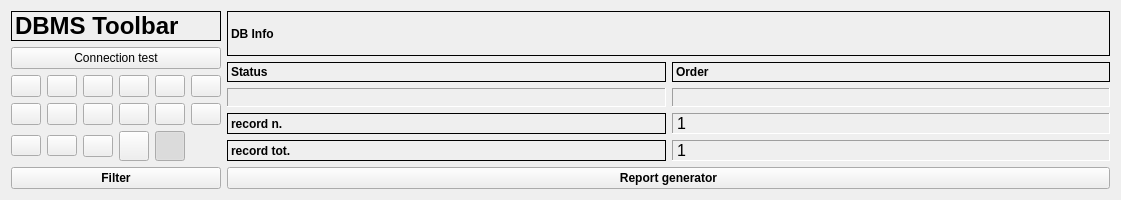
  <widget class="QWidget" name="layoutWidget">
   <property name="geometry">
    <rect>
     <x>11</x>
     <y>11</y>
     <width>1121</width>
     <height>189</height>
    </rect>
   </property>
   <layout class="QGridLayout" name="gridLayout_2">
    <item row="0" column="1" rowspan="3">
     <layout class="QGridLayout" name="gridLayout_5">
      <item row="0" column="0">
       <widget class="QLabel" name="label_42">
        <property name="font">
         <font>
          <weight>75</weight>
          <bold>true</bold>
         </font>
        </property>
        <property name="autoFillBackground">
         <bool>true</bool>
        </property>
        <property name="frameShape">
         <enum>QFrame::Panel</enum>
        </property>
        <property name="text">
         <string>DB Info</string>
        </property>
       </widget>
      </item>
      <item row="2" column="0">
       <layout class="QGridLayout" name="gridLayout_3">
        <item row="1" column="1">
         <widget class="QLabel" name="label_rec_tot">
          <property name="font">
           <font>
            <family>Microsoft Sans Serif</family>
            <pointsize>12</pointsize>
           </font>
          </property>
          <property name="cursor">
           <cursorShape>ForbiddenCursor</cursorShape>
          </property>
          <property name="mouseTracking">
           <bool>false</bool>
          </property>
          <property name="contextMenuPolicy">
           <enum>Qt::DefaultContextMenu</enum>
          </property>
          <property name="frameShape">
           <enum>QFrame::Panel</enum>
          </property>
          <property name="frameShadow">
           <enum>QFrame::Sunken</enum>
          </property>
          <property name="text">
           <string>1</string>
          </property>
         </widget>
        </item>
        <item row="0" column="0">
         <widget class="QLabel" name="label_27">
          <property name="font">
           <font>
            <pointsize>9</pointsize>
            <weight>75</weight>
            <bold>true</bold>
           </font>
          </property>
          <property name="frameShape">
           <enum>QFrame::Panel</enum>
          </property>
          <property name="text">
           <string>record n.</string>
          </property>
          <property name="margin">
           <number>0</number>
          </property>
         </widget>
        </item>
        <item row="0" column="1">
         <widget class="QLabel" name="label_rec_corrente">
          <property name="font">
           <font>
            <family>Microsoft Sans Serif</family>
            <pointsize>12</pointsize>
           </font>
          </property>
          <property name="cursor">
           <cursorShape>ForbiddenCursor</cursorShape>
          </property>
          <property name="mouseTracking">
           <bool>false</bool>
          </property>
          <property name="contextMenuPolicy">
           <enum>Qt::DefaultContextMenu</enum>
          </property>
          <property name="frameShape">
           <enum>QFrame::Panel</enum>
          </property>
          <property name="frameShadow">
           <enum>QFrame::Sunken</enum>
          </property>
          <property name="text">
           <string>1</string>
          </property>
         </widget>
        </item>
        <item row="1" column="0">
         <widget class="QLabel" name="label_28">
          <property name="font">
           <font>
            <pointsize>9</pointsize>
            <weight>75</weight>
            <bold>true</bold>
           </font>
          </property>
          <property name="frameShape">
           <enum>QFrame::Panel</enum>
          </property>
          <property name="text">
           <string>record tot.</string>
          </property>
          <property name="margin">
           <number>0</number>
          </property>
         </widget>
        </item>
       </layout>
      </item>
      <item row="1" column="0">
       <layout class="QGridLayout" name="gridLayout_4">
        <item row="0" column="1">
         <widget class="QLabel" name="label_43">
          <property name="font">
           <font>
            <pointsize>9</pointsize>
            <weight>75</weight>
            <bold>true</bold>
           </font>
          </property>
          <property name="frameShape">
           <enum>QFrame::Panel</enum>
          </property>
          <property name="text">
           <string>Order</string>
          </property>
          <property name="margin">
           <number>0</number>
          </property>
         </widget>
        </item>
        <item row="1" column="1">
         <widget class="QLabel" name="label_sort">
          <property name="font">
           <font>
            <pointsize>10</pointsize>
            <weight>75</weight>
            <bold>true</bold>
           </font>
          </property>
          <property name="cursor">
           <cursorShape>ForbiddenCursor</cursorShape>
          </property>
          <property name="mouseTracking">
           <bool>false</bool>
          </property>
          <property name="contextMenuPolicy">
           <enum>Qt::DefaultContextMenu</enum>
          </property>
          <property name="frameShape">
           <enum>QFrame::Panel</enum>
          </property>
          <property name="frameShadow">
           <enum>QFrame::Sunken</enum>
          </property>
          <property name="text">
           <string/>
          </property>
          <property name="alignment">
           <set>Qt::AlignCenter</set>
          </property>
          <property name="margin">
           <number>0</number>
          </property>
         </widget>
        </item>
        <item row="0" column="0">
         <widget class="QLabel" name="label_34">
          <property name="font">
           <font>
            <pointsize>9</pointsize>
            <weight>75</weight>
            <bold>true</bold>
           </font>
          </property>
          <property name="frameShape">
           <enum>QFrame::Panel</enum>
          </property>
          <property name="text">
           <string>Status</string>
          </property>
          <property name="margin">
           <number>0</number>
          </property>
         </widget>
        </item>
        <item row="1" column="0">
         <widget class="QLabel" name="label_status">
          <property name="minimumSize">
           <size>
            <width>40</width>
            <height>0</height>
           </size>
          </property>
          <property name="font">
           <font>
            <pointsize>10</pointsize>
            <weight>75</weight>
            <bold>true</bold>
           </font>
          </property>
          <property name="cursor">
           <cursorShape>ForbiddenCursor</cursorShape>
          </property>
          <property name="mouseTracking">
           <bool>false</bool>
          </property>
          <property name="contextMenuPolicy">
           <enum>Qt::DefaultContextMenu</enum>
          </property>
          <property name="frameShape">
           <enum>QFrame::Panel</enum>
          </property>
          <property name="frameShadow">
           <enum>QFrame::Sunken</enum>
          </property>
          <property name="text">
           <string/>
          </property>
          <property name="alignment">
           <set>Qt::AlignCenter</set>
          </property>
          <property name="margin">
           <number>0</number>
          </property>
         </widget>
        </item>
       </layout>
      </item>
     </layout>
    </item>
    <item row="0" column="0">
     <widget class="QLabel" name="label_29">
      <property name="font">
       <font>
        <weight>75</weight>
        <bold>true</bold>
       </font>
      </property>
      <property name="frameShape">
       <enum>QFrame::Panel</enum>
      </property>
      <property name="text">
       <string>&lt;html&gt;&lt;head/&gt;&lt;body&gt;&lt;p&gt;&lt;span style=&quot; font-size:18pt; font-weight:600;&quot;&gt;DBMS Toolbar&lt;/span&gt;&lt;/p&gt;&lt;/body&gt;&lt;/html&gt;</string>
      </property>
     </widget>
    </item>
    <item row="2" column="0">
     <layout class="QGridLayout" name="gridLayout">
      <property name="sizeConstraint">
       <enum>QLayout::SetNoConstraint</enum>
      </property>
      <item row="0" column="4">
       <widget class="QPushButton" name="pushButton_next_rec">
        <property name="minimumSize">
         <size>
          <width>30</width>
          <height>0</height>
         </size>
        </property>
        <property name="maximumSize">
         <size>
          <width>30</width>
          <height>16777215</height>
         </size>
        </property>
        <property name="toolTip">
         <string>Next rec</string>
        </property>
        <property name="text">
         <string/>
        </property>
        <property name="icon">
         <iconset resource="../../resources/resources.qrc">
          <normaloff>:/icons/6_rightArrow.png</normaloff>:/icons/6_rightArrow.png</iconset>
        </property>
       </widget>
      </item>
      <item row="0" column="5">
       <widget class="QPushButton" name="pushButton_last_rec">
        <property name="minimumSize">
         <size>
          <width>30</width>
          <height>0</height>
         </size>
        </property>
        <property name="maximumSize">
         <size>
          <width>30</width>
          <height>16777215</height>
         </size>
        </property>
        <property name="toolTip">
         <string>Last rec</string>
        </property>
        <property name="text">
         <string/>
        </property>
        <property name="icon">
         <iconset resource="../../resources/resources.qrc">
          <normaloff>:/icons/7_rightArrows.png</normaloff>:/icons/7_rightArrows.png</iconset>
        </property>
       </widget>
      </item>
      <item row="0" column="2">
       <widget class="QPushButton" name="pushButton_first_rec">
        <property name="sizePolicy">
         <sizepolicy hsizetype="Minimum" vsizetype="Ignored">
          <horstretch>0</horstretch>
          <verstretch>0</verstretch>
         </sizepolicy>
        </property>
        <property name="minimumSize">
         <size>
          <width>30</width>
          <height>0</height>
         </size>
        </property>
        <property name="maximumSize">
         <size>
          <width>30</width>
          <height>16777215</height>
         </size>
        </property>
        <property name="toolTip">
         <string>First rec</string>
        </property>
        <property name="text">
         <string/>
        </property>
        <property name="icon">
         <iconset resource="../../resources/resources.qrc">
          <normaloff>:/icons/5_leftArrows.png</normaloff>:/icons/5_leftArrows.png</iconset>
        </property>
       </widget>
      </item>
      <item row="0" column="3">
       <widget class="QPushButton" name="pushButton_prev_rec">
        <property name="minimumSize">
         <size>
          <width>30</width>
          <height>0</height>
         </size>
        </property>
        <property name="maximumSize">
         <size>
          <width>30</width>
          <height>16777215</height>
         </size>
        </property>
        <property name="toolTip">
         <string>Prev rec</string>
        </property>
        <property name="text">
         <string/>
        </property>
        <property name="icon">
         <iconset resource="../../resources/resources.qrc">
          <normaloff>:/icons/4_leftArrow.png</normaloff>:/icons/4_leftArrow.png</iconset>
        </property>
       </widget>
      </item>
      <item row="0" column="6">
       <widget class="QPushButton" name="pushButton_new_rec">
        <property name="minimumSize">
         <size>
          <width>30</width>
          <height>0</height>
         </size>
        </property>
        <property name="maximumSize">
         <size>
          <width>30</width>
          <height>16777215</height>
         </size>
        </property>
        <property name="font">
         <font>
          <pointsize>9</pointsize>
         </font>
        </property>
        <property name="toolTip">
         <string>New record</string>
        </property>
        <property name="text">
         <string/>
        </property>
        <property name="icon">
         <iconset resource="../../resources/resources.qrc">
          <normaloff>:/icons/newrec.png</normaloff>:/icons/newrec.png</iconset>
        </property>
       </widget>
      </item>
      <item row="0" column="7">
       <widget class="QPushButton" name="pushButton_save">
        <property name="minimumSize">
         <size>
          <width>30</width>
          <height>0</height>
         </size>
        </property>
        <property name="maximumSize">
         <size>
          <width>30</width>
          <height>16777215</height>
         </size>
        </property>
        <property name="font">
         <font>
          <pointsize>9</pointsize>
         </font>
        </property>
        <property name="toolTip">
         <string>Save</string>
        </property>
        <property name="text">
         <string/>
        </property>
        <property name="icon">
         <iconset resource="../../resources/resources.qrc">
          <normaloff>:/icons/b_save.png</normaloff>:/icons/b_save.png</iconset>
        </property>
        <property name="autoDefault">
         <bool>false</bool>
        </property>
       </widget>
      </item>
      <item row="1" column="4">
       <widget class="QPushButton" name="pushButton_new_search">
        <property name="minimumSize">
         <size>
          <width>30</width>
          <height>0</height>
         </size>
        </property>
        <property name="maximumSize">
         <size>
          <width>30</width>
          <height>16777215</height>
         </size>
        </property>
        <property name="font">
         <font>
          <pointsize>9</pointsize>
         </font>
        </property>
        <property name="toolTip">
         <string>new search</string>
        </property>
        <property name="text">
         <string/>
        </property>
        <property name="icon">
         <iconset resource="../../resources/resources.qrc">
          <normaloff>:/icons/new_search.png</normaloff>:/icons/new_search.png</iconset>
        </property>
       </widget>
      </item>
      <item row="2" column="3">
       <widget class="QPushButton" name="pushButton_form">
        <property name="minimumSize">
         <size>
          <width>30</width>
          <height>0</height>
         </size>
        </property>
        <property name="maximumSize">
         <size>
          <width>30</width>
          <height>16777215</height>
         </size>
        </property>
        <property name="font">
         <font>
          <pointsize>8</pointsize>
         </font>
        </property>
        <property name="text">
         <string/>
        </property>
        <property name="icon">
         <iconset resource="../../resources/resources.qrc">
          <normaloff>:/icons/pdf-icon.png</normaloff>:/icons/pdf-icon.png</iconset>
        </property>
       </widget>
      </item>
      <item row="1" column="3">
       <widget class="QPushButton" name="toolButtonGis">
        <property name="minimumSize">
         <size>
          <width>30</width>
          <height>0</height>
         </size>
        </property>
        <property name="maximumSize">
         <size>
          <width>30</width>
          <height>16777215</height>
         </size>
        </property>
        <property name="text">
         <string/>
        </property>
        <property name="icon">
         <iconset resource="../../resources/resources.qrc">
          <normaloff>:/icons/GIS.png</normaloff>:/icons/GIS.png</iconset>
        </property>
        <property name="checkable">
         <bool>true</bool>
        </property>
        <property name="checked">
         <bool>false</bool>
        </property>
       </widget>
      </item>
      <item row="1" column="2">
       <widget class="QPushButton" name="pushButton_delete">
        <property name="minimumSize">
         <size>
          <width>30</width>
          <height>0</height>
         </size>
        </property>
        <property name="maximumSize">
         <size>
          <width>30</width>
          <height>16777215</height>
         </size>
        </property>
        <property name="font">
         <font>
          <pointsize>9</pointsize>
         </font>
        </property>
        <property name="toolTip">
         <string>Delete record</string>
        </property>
        <property name="text">
         <string/>
        </property>
        <property name="icon">
         <iconset resource="../../resources/resources.qrc">
          <normaloff>:/icons/delete.png</normaloff>:/icons/delete.png</iconset>
        </property>
        <property name="flat">
         <bool>false</bool>
        </property>
       </widget>
      </item>
      <item row="2" column="2">
       <widget class="QPushButton" name="pushButton_list">
        <property name="minimumSize">
         <size>
          <width>30</width>
          <height>0</height>
         </size>
        </property>
        <property name="maximumSize">
         <size>
          <width>30</width>
          <height>16777215</height>
         </size>
        </property>
        <property name="font">
         <font>
          <pointsize>8</pointsize>
         </font>
        </property>
        <property name="text">
         <string/>
        </property>
        <property name="icon">
         <iconset resource="../../resources/resources.qrc">
          <normaloff>:/icons/sheet.png</normaloff>:/icons/sheet.png</iconset>
        </property>
       </widget>
      </item>
      <item row="1" column="5">
       <widget class="QPushButton" name="pushButton_search_go">
        <property name="minimumSize">
         <size>
          <width>30</width>
          <height>0</height>
         </size>
        </property>
        <property name="maximumSize">
         <size>
          <width>30</width>
          <height>16777215</height>
         </size>
        </property>
        <property name="font">
         <font>
          <pointsize>9</pointsize>
         </font>
        </property>
        <property name="toolTip">
         <string>search !!!</string>
        </property>
        <property name="text">
         <string/>
        </property>
        <property name="icon">
         <iconset resource="../../resources/resources.qrc">
          <normaloff>:/icons/search.png</normaloff>:/icons/search.png</iconset>
        </property>
       </widget>
      </item>
      <item row="1" column="6">
       <widget class="QPushButton" name="pushButton_sort">
        <property name="minimumSize">
         <size>
          <width>30</width>
          <height>0</height>
         </size>
        </property>
        <property name="maximumSize">
         <size>
          <width>30</width>
          <height>16777215</height>
         </size>
        </property>
        <property name="font">
         <font>
          <pointsize>9</pointsize>
         </font>
        </property>
        <property name="toolTip">
         <string>Order by</string>
        </property>
        <property name="text">
         <string/>
        </property>
        <property name="icon">
         <iconset resource="../../resources/resources.qrc">
          <normaloff>:/icons/sort.png</normaloff>:/icons/sort.png</iconset>
        </property>
       </widget>
      </item>
      <item row="1" column="7">
       <widget class="QPushButton" name="pushButton_view_all">
        <property name="minimumSize">
         <size>
          <width>30</width>
          <height>0</height>
         </size>
        </property>
        <property name="maximumSize">
         <size>
          <width>30</width>
          <height>16777215</height>
         </size>
        </property>
        <property name="font">
         <font>
          <pointsize>9</pointsize>
         </font>
        </property>
        <property name="toolTip">
         <string>View alls records</string>
        </property>
        <property name="text">
         <string/>
        </property>
        <property name="icon">
         <iconset resource="../../resources/resources.qrc">
          <normaloff>:/icons/view_all.png</normaloff>:/icons/view_all.png</iconset>
        </property>
       </widget>
      </item>
      <item row="2" column="4">
       <widget class="QPushButton" name="pushButton_open_dir">
        <property name="minimumSize">
         <size>
          <width>30</width>
          <height>0</height>
         </size>
        </property>
        <property name="maximumSize">
         <size>
          <width>30</width>
          <height>16777215</height>
         </size>
        </property>
        <property name="text">
         <string/>
        </property>
        <property name="icon">
         <iconset resource="../../resources/resources.qrc">
          <normaloff>:/icons/open-folder.png</normaloff>:/icons/open-folder.png</iconset>
        </property>
       </widget>
      </item>
      <item row="2" column="5">
       <widget class="QPushButton" name="pushButton_word">
        <property name="maximumSize">
         <size>
          <width>30</width>
          <height>30</height>
         </size>
        </property>
        <property name="icon">
         <iconset resource="../../resources/resources.qrc">
          <normaloff>:/icons/word.png</normaloff>:/icons/word.png</iconset>
        </property>
       </widget>
      </item>
      <item row="2" column="6">
       <widget class="QToolButton" name="toolButtonPreviewMedia">
        <property name="minimumSize">
         <size>
          <width>30</width>
          <height>30</height>
         </size>
        </property>
        <property name="maximumSize">
         <size>
          <width>30</width>
          <height>16777215</height>
         </size>
        </property>
        <property name="font">
         <font>
          <pointsize>8</pointsize>
         </font>
        </property>
        <property name="toolTip">
         <string/>
        </property>
        <property name="text">
         <string/>
        </property>
        <property name="icon">
         <iconset resource="../../resources/resources.qrc">
          <normaloff>:/icons/photo.png</normaloff>:/icons/photo.png</iconset>
        </property>
        <property name="shortcut">
         <string>Ctrl+G</string>
        </property>
        <property name="checkable">
         <bool>true</bool>
        </property>
        <property name="checked">
         <bool>true</bool>
        </property>
        <property name="toolButtonStyle">
         <enum>Qt::ToolButtonIconOnly</enum>
        </property>
        <property name="arrowType">
         <enum>Qt::NoArrow</enum>
        </property>
       </widget>
      </item>
     </layout>
    </item>
    <item row="1" column="0">
     <widget class="QPushButton" name="pushButton_connect">
      <property name="text">
       <string>Connection test</string>
      </property>
     </widget>
    </item>
    <item row="3" column="0">
     <widget class="QPushButton" name="pushButton_filter_uw">
      <property name="font">
       <font>
        <weight>75</weight>
        <bold>true</bold>
       </font>
      </property>
      <property name="text">
       <string>Filter</string>
      </property>
     </widget>
    </item>
    <item row="3" column="1">
     <widget class="QPushButton" name="pushButton_report_generator">
      <property name="font">
       <font>
        <weight>75</weight>
        <bold>true</bold>
       </font>
      </property>
      <property name="text">
       <string>Report generator</string>
      </property>
     </widget>
    </item>
   </layout>
  </widget>
